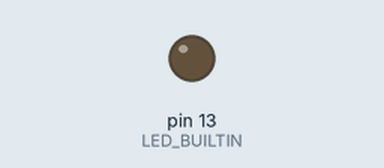
This sketch was run on a simulated Arduino Uno, built with avr-gcc and run on an emulated ATmega328P. Shown: output pins drawn as LEDs (lit = HIGH).

Above: at 0.1 s.
At 5.9 s:
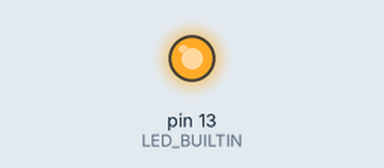
Timing chart, 0 to 7.4 s (numbered marks = the images above):
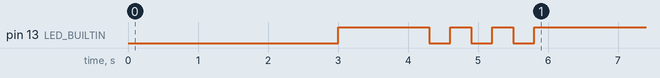

The sketch:

A1_3.1.ino
```cpp
// the setup function runs once when you press reset or power the board
void setup() {
  // initialize digital pin LED_BUILTIN as an output.
  pinMode(LED_BUILTIN, OUTPUT);
  digitalWrite(LED_BUILTIN, LOW);  // turn the LED off
    delay(3000);                      // wait for x seconds
    digitalWrite(LED_BUILTIN, HIGH);   // turn the LED on
    delay(1000);                      // wait for x seconds
    digitalWrite(LED_BUILTIN, LOW);

    digitalWrite(LED_BUILTIN, HIGH);
    delay(300);
    digitalWrite(LED_BUILTIN, LOW);
    delay(300);
    digitalWrite(LED_BUILTIN, HIGH);
    delay(300);
    digitalWrite(LED_BUILTIN, LOW);
    delay(300);
    digitalWrite(LED_BUILTIN, HIGH);
    delay(300);
    digitalWrite(LED_BUILTIN, LOW);
    delay(300);
}

// the loop function runs over and over again forever
void loop() {
  digitalWrite(LED_BUILTIN, HIGH);
}
```

Measured:
- by itself, pin 13 (LED_BUILTIN): alternates HIGH for 0.30 s and LOW for 0.30 s, 6 changes in all, then stays HIGH
